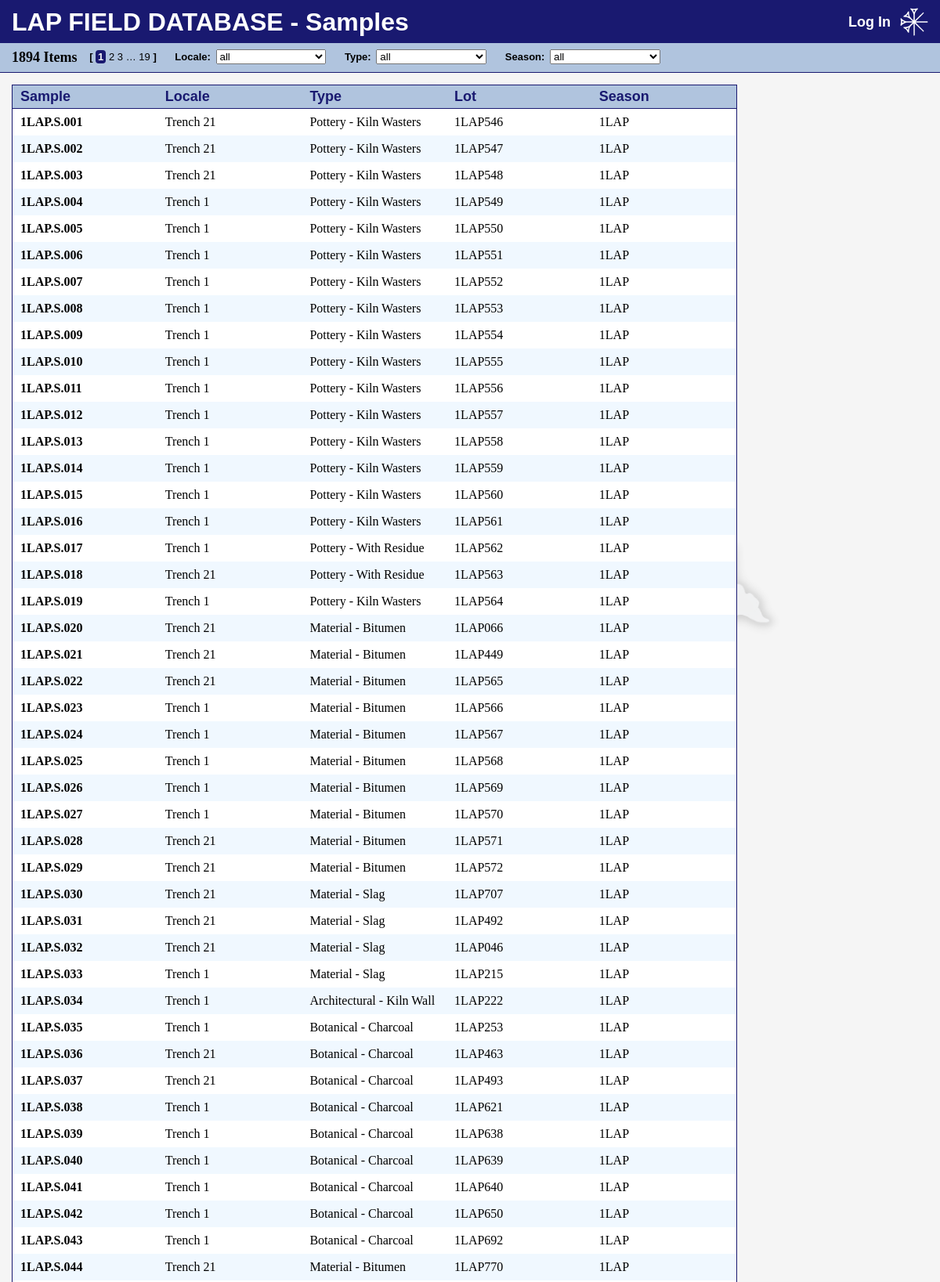
Screenshot of /samples/ (upper part) with the database file from the repository.
### samples/models.py (models this page shows, shortened)
class Sample(models.Model):
    number = models.CharField(
        max_length=13,
        default=get_next_sample_number,
        null=False,
    )
    excavationnumber = models.CharField(
        max_length=15,
        default=Season.objects.last().name,  # type: ignore
        null=False,
        verbose_name="Excavation Number",
    )
    lot = models.ForeignKey(
        Lot,
        on_delete=models.PROTECT,
        null=False,
    )
    excavationdate = models.DateField(
        null=True,
        blank=True,
        verbose_name="Excavation Date",
    )
    registrationdate = models.DateField(
        null=True,
        blank=True,
        default=timezone.now,
        verbose_name="Registration Date",
    )
    registrar = models.ForeignKey(
        CustomUser,
        on_delete=models.PROTECT,
        null=True,
        blank=True,
    )
    season = models.ForeignKey(
        Season,
        on_delete=models.PROTECT,
        default=Season.objects.last().pk,  # type: ignore
        null=False,
    )
    sampletype = models.ForeignKey(
        SampleType,
        on_delete=models.PROTECT,
        null=False,
        verbose_name="Sample Type",
    )
    box = models.CharField(
        max_length=50,
        null=True,
        blank=True,
    )
    intendedanalysis = models.CharField(
        max_length=50,
        null=True,
        blank=True,
        verbose_name="Intended Analysis",
    )
    notes = models.TextField(
        null=True,
        blank=True,
    )
    voided = models.BooleanField(
        null=False,
        default=False,
    )
    class Meta:
        db_table = "lap_samples"
        verbose_name_plural = "Samples"
        ordering = ["number"]
        constraints = [
            models.UniqueConstraint(
                Lower("number"),
                name="unique_sample_number",
                violation_error_message="This number already exists.",
            ),
        ]
    def __str__(self):
        return self.number

class SampleType(models.Model):
    name = models.CharField(
        max_length=50,
        null=False,
        unique=True,
        verbose_name="Type",
    )
    class Meta:
        db_table = "lap_sampletypes"
        verbose_name_plural = "Sample Types"
        ordering = ["name"]
    def __str__(self):
        return self.name

### lots/models.py (models this page shows, shortened)
class Lot(models.Model):
    number = models.CharField(
        max_length=9,
        default=Season.objects.last().name,  # type: ignore
        null=False,
        verbose_name="Lot Number",
    )
    season = models.ForeignKey(
        Season,
        on_delete=models.PROTECT,
        default=Season.objects.last().pk,  # type: ignore
        null=False,
        verbose_name="Season",
    )
    su = models.ForeignKey(
        SU,
        on_delete=models.PROTECT,
        null=False,
        verbose_name="SU",
    )
    dateassigned = models.DateField(
        null=False,
        default=timezone.now,
        verbose_name="Date Assigned",
    )
    contents = models.CharField(
        max_length=20,
        null=False,
        default="(general/pottery)",
        verbose_name="Contents",
    )
    notes = models.TextField(
        null=True,
        blank=True,
        verbose_name="Notes",
    )
    voided = models.BooleanField(
        null=False,
        default=False,
        verbose_name="Voided",
    )
    class Meta:
        db_table = "lap_lots"
        verbose_name_plural = "Lots"
        ordering = ["number"]
        constraints = [
            models.UniqueConstraint(
                Lower("number"),
                name="unique_lot_number",
                violation_error_message="This number already exists.",
            )
        ]
    def __str__(self):
        return self.number

### contexts/models.py (models this page shows, shortened)
class SU(models.Model):
    number = models.IntegerField(
        null=True,
        verbose_name="SU Number",
        validators=[MinValueValidator(0)],
    )
    locus = models.CharField(
        max_length=10,
        null=True,
        blank=True,
        verbose_name="1LAP/3LAP Locus",
    )
    locale = models.ForeignKey(
        Locale,
        on_delete=models.PROTECT,
        related_name="sus",
        null=False,
    )
    seasons = models.ManyToManyField(
        Season,
        default=Season.objects.last().pk,  # type: ignore
    )
    dateassigned = models.DateField(
        null=False,
        default=timezone.now,
        verbose_name="Date Assigned",
    )
    recordedby = models.ForeignKey(
        CustomUser,
        null=False,
        on_delete=models.PROTECT,
        verbose_name="Recorded By",
    )
    elevationtop = models.CharField(
        max_length=50,
        null=True,
        blank=True,
        verbose_name="Elevation (top)",
    )
    elevationbottom = models.CharField(
        max_length=50,
        null=True,
        blank=True,
        verbose_name="Elevation (bottom)",
    )
    color = models.CharField(
        max_length=50,
        null=True,
        blank=True,
    )
    composition = models.CharField(
        max_length=50,
        null=True,
        blank=True,
    )
    texture = models.CharField(
        max_length=50,
        null=True,
        blank=True,
    )
    inclusions = models.CharField(
        max_length=50,
        null=True,
        blank=True,
    )
    dimensions = models.CharField(
        max_length=50,
        null=True,
        blank=True,
    )
    sameas = models.CharField(
        max_length=50,
        null=True,
        blank=True,
        verbose_name="Same As",
    )
    coveredby = models.CharField(
        max_length=50,
        null=True,
        blank=True,
        verbose_name="Covered By",
    )
    covers = models.CharField(
        max_length=50,
        null=True,
        blank=True,
    )
    cutby = models.CharField(
        max_length=50,
        null=True,
        blank=True,
        verbose_name="Cut By",
    )
    abuts = models.CharField(
        max_length=50,
        null=True,
        blank=True,
    )
    cuts = models.CharField(
        max_length=50,
        null=True,
        blank=True,
    )
    filledby = models.CharField(
        max_length=50,
        null=True,
        blank=True,
        verbose_name="Filled By",
    )
    fills = models.CharField(
        max_length=50,
        null=True,
        blank=True,
    )
    prefix = models.ForeignKey(
        SUPrefix,
        on_delete=models.PROTECT,
        null=True,
        blank=True,
        related_name="SUs",
        verbose_name="Feature Type",
    )
    description = models.TextField(
        null=True,
        blank=True,
    )
    interpretation = models.TextField(
        null=True,
        blank=True,
    )
    notes = models.TextField(
        null=True,
        blank=True,
    )
    architecturalfeatures = models.CharField(
        max_length=100,
        null=True,
        blank=True,
        verbose_name="Architectural Features",
    )
    architecturaltechnique = models.CharField(
        max_length=100,
        null=True,
        blank=True,
        verbose_name="Architectural Technique",
    )
    photogrammetrynumbers = models.CharField(
        max_length=200,
        null=True,
        blank=True,
        verbose_name="Photogrammetry Numbers",
    )
    photos = models.CharField(
        max_length=200,
        null=True,
        blank=True,
    )
    voided = models.BooleanField(
        null=False,
        default=False,
    )
    tracing = models.FileField(
        upload_to="uploads/sus/tracings/",
        null=True,
        blank=True,
    )
    tracing_onscreen = AdvanceThumbnailField(
        source_field="tracing",  # type: ignore
        upload_to="uploads/sus/tracings/onscreen/",
        size=(310, 310),  # type: ignore
        null=True,
        blank=True,
    )
    tracing_pdf = AdvanceThumbnailField(
        source_field="tracing",  # type: ignore
        upload_to="uploads/sus/tracings/pdf/",
        size=(600, 600),  # type: ignore
        null=True,
        blank=True,
    )
    worldfile = models.FileField(
        storage=FileSystemStorage(location="/tmp/"),
        max_length=200,
        null=True,
        blank=True,
        verbose_name="World File",
    )
    worldfile_contents = models.TextField(
        null=True,
        blank=True,
    )
    class Meta:
        db_table = "lap_sus"
        verbose_name_plural = "SUs"
        ordering = [
            F("number").asc(nulls_first=True),
            "locus",
            "locale",
        ]
        constraints = [
            models.UniqueConstraint(
                "number",
                name="unique_su_number",
                violation_error_message="This number already exists.",
            ),
            models.UniqueConstraint(
                Lower("locus"),
                name="unique_su_locus",
                violation_error_message="This locus already exists.",
            ),
        ]

class Locale(models.Model):
    METHOD_CHOICES = [
        ("Excavation", "Excavation"),
        ("Scraping", "Scraping"),
        ("Survey", "Survey"),
        ("Surface Find", "Surface Find"),
    ]
    name = models.CharField(
        max_length=100,
        null=False,
    )
    area = models.ForeignKey(
        Area,
        on_delete=models.PROTECT,
        related_name="locales",
        null=False,
    )
    method = models.CharField(
        max_length=20,
        choices=METHOD_CHOICES,
        null=False,
    )
    notes = models.TextField(
        null=True,
        blank=True,
    )
    class Meta:
        db_table = "lap_locales"
        constraints = [
            models.UniqueConstraint(
                Lower("name"),
                name="unique_locale_name",
                violation_error_message="This name already exists.",
            ),
        ]
        ordering = [
            "name",
        ]
    def __str__(self):
        return self.name

### lapinfo/models.py (models this page shows, shortened)
class Season(models.Model):
    TIME_OF_YEAR_CHOICES = [
        ("Winter", "Winter"),
        ("Spring", "Spring"),
        ("Summer", "Summer"),
        ("Fall", "Fall"),
    ]
    name = models.CharField(
        max_length=5,
        null=False,
    )
    year = models.IntegerField(
        default=int(timezone.now().year),
        null=False,
        validators=[MinValueValidator(2019), MaxValueValidator(2030)],
    )  # type: ignore
    timeofyear = models.CharField(
        max_length=6,
        choices=TIME_OF_YEAR_CHOICES,
        null=False,
        verbose_name="Time of Year",
    )
    class Meta:
        db_table = "lap_seasons"
        verbose_name_plural = "Seasons"
        ordering = ["id"]
        constraints = [
            models.UniqueConstraint(
                Lower("name"),
                name="unique_season_name",
                violation_error_message="This name already exists.",
            )
        ]
    def __str__(self):
        return self.name

### samples/views/lists.py (the view)
# urls.py: path("samples/", lists.samples_list),
def samples_list(request):
    unfiltered_items = Sample.objects.all()
    params, paramstring = _build_params(request, ["locale", "type", "season"])
    filtered_items = unfiltered_items
    if locale := params["locale"]:
        filtered_items = [item for item in filtered_items if item.lot.su.locale_id == int(locale)]  # type: ignore
    if sampletype := params["type"]:
        filtered_items = [item for item in filtered_items if item.sampletype_id == int(sampletype)]  # type: ignore
    if season := params["season"]:
        filtered_items = [item for item in filtered_items if item.season_id == int(season)]  # type: ignore
    p = Paginator(filtered_items, ITEMSPERPAGE)
    if pagenum := request.GET.get("p"):
        pagenum = int(pagenum) if int(pagenum) <= p.num_pages else p.num_pages
    else:
        pagenum = 1
    context = {
        "view": "list",
        "title": "Samples",
        "newitemlink": "/sample/new/",
        "count": p.count,
        "pages": p.get_elided_page_range(pagenum, on_each_side=2, on_ends=1),  # type: ignore
        "all_items": p.page(pagenum),
        "params": paramstring,
        "form": SampleFilters(initial=params),
    }
    return render(
        request,
        "samples/samples_list.html",
        context,
    )

### samples/forms.py
class SampleFilters(forms.Form):
    locale = forms.ModelChoiceField(
        label="Locale",
        empty_label="all",
        queryset=Locale.objects.all()
        .extra(
            select={
                "sortorder": 'CASE WHEN "method" = "Survey" THEN "b-" || "name" WHEN "method" = "Surface Find" THEN "c-" || "name" WHEN substr("name", "LAPTT") THEN "a-" || "name" ELSE cast(substr("name", instr("name", " ") + 1, 3) as int) END'
            }
        )
        .order_by("sortorder"),
        widget=forms.Select(attrs={"onchange": "submitCleanURL(this.form)"}),
    )
    type = forms.ModelChoiceField(
        label="Type",
        empty_label="all",
        queryset=SampleType.objects.all(),
        widget=forms.Select(attrs={"onchange": "submitCleanURL(this.form)"}),
    )
    season = forms.ModelChoiceField(
        label="Season",
        empty_label="all",
        queryset=Season.objects.all(),
        widget=forms.Select(attrs={"onchange": "submitCleanURL(this.form)"}),
    )

### samples/views/lists.py (called while the page is built)
def _build_params(request, params):
    paramdict = {}
    for each_param in params:
        paramdict[each_param] = request.GET.get(each_param)
    paramlist = []
    for key, val in paramdict.items():
        if val:
            paramlist.append(f"{key}={val}")
    paramstring = ""
    if paramlist:
        paramstring = f"&{'&'.join(paramlist)}"
    return paramdict, paramstring

### samples/templates/samples/samples_list.html (shortened to what this page needs)
{% extends "base.html" %}
{% block filters %}
{{ form.as_p }}
{% endblock %}
{% block content %}
<dl>
    <dt style="grid-template-columns: repeat(5, 1fr);">
        <div>Sample</div>
        <div>Locale</div>
        <div>Type</div>
        <div>Lot</div>
        <div>Season</div>
    </dt>
    {% for item in all_items %}
    <dd {% if item.voided %}class="voided"{% endif %} style="grid-template-columns: repeat(5, 1fr);" onclick="localStorage.setItem('listview', window.location.href)">
        <div><a href="/sample/{{ item.id }}/">{{ item }}</a></div>
        <div><a href="/sample/{{ item.id }}/">{{ item.lot.su.locale }}</a></div>
        <div><a href="/sample/{{ item.id }}/">{{ item.sampletype }}</a></div>
        <div><a href="/sample/{{ item.id }}/">{{ item.lot }}</a></div>
        <div><a href="/sample/{{ item.id }}/">{{ item.season }}</a></div>
    </dd>
    {% endfor %}
</dl>
{% endblock %}

### static/base.css (style rules this page uses)
* { margin: 0; padding: 0; }
body { background-color: whitesmoke; font-family: 'Times New Roman', Times, serif; min-width: 1150px; margin-bottom: 15px; }
a { color: black; text-decoration: none; }

### static/lists.css (style rules this page uses)
dl { margin-top: 15px; margin-left: 15px; width: max-content; border-style: solid; border-width: 1px; border-color: midnightblue; background-color: white; z-index: 0; }
dt { display: grid; font-size: large; font-weight: bold; font-family: Helvetica, Arial, sans-serif; color: midnightblue; background-color: lightsteelblue; border-bottom-style: solid; border-width: 1px; border-color: midnightblue; column-rule: 1px solid; }
dd { display: grid; }
dd[onclick] { cursor: pointer; }
dt>div, dd>div { padding-left: 10px; padding-right: 15px; }
dt>div { padding-top: 4px; padding-bottom: 4px; }
dd>div { padding-top: 8px; padding-bottom: 8px; }
dd>div>a { display: inline-block; width: 100%; height: 100%; }
dd:nth-child(odd) { background-color: aliceblue; }
dd>div:first-child { font-weight: bold; }
#filters label { margin-left: 20px; font-weight: bold; }
#filters p { display: inline; }
#filters select { margin-left: 3px; width: 20ex; }

### rows the page displays
Sample: number "1LAP.S.001", lot.su.locale "Trench 21", sampletype "Pottery - Kiln Wasters", lot "1LAP546", season "1LAP"
Sample: number "1LAP.S.002", lot.su.locale "Trench 21", sampletype "Pottery - Kiln Wasters", lot "1LAP547", season "1LAP"
Sample: number "1LAP.S.003", lot.su.locale "Trench 21", sampletype "Pottery - Kiln Wasters", lot "1LAP548", season "1LAP"
Sample: number "1LAP.S.004", lot.su.locale "Trench 1", sampletype "Pottery - Kiln Wasters", lot "1LAP549", season "1LAP"
Sample: number "1LAP.S.005", lot.su.locale "Trench 1", sampletype "Pottery - Kiln Wasters", lot "1LAP550", season "1LAP"
Sample: number "1LAP.S.006", lot.su.locale "Trench 1", sampletype "Pottery - Kiln Wasters", lot "1LAP551", season "1LAP"
Sample: number "1LAP.S.007", lot.su.locale "Trench 1", sampletype "Pottery - Kiln Wasters", lot "1LAP552", season "1LAP"
Sample: number "1LAP.S.008", lot.su.locale "Trench 1", sampletype "Pottery - Kiln Wasters", lot "1LAP553", season "1LAP"
Sample: number "1LAP.S.009", lot.su.locale "Trench 1", sampletype "Pottery - Kiln Wasters", lot "1LAP554", season "1LAP"
Sample: number "1LAP.S.010", lot.su.locale "Trench 1", sampletype "Pottery - Kiln Wasters", lot "1LAP555", season "1LAP"
Sample: number "1LAP.S.011", lot.su.locale "Trench 1", sampletype "Pottery - Kiln Wasters", lot "1LAP556", season "1LAP"
Sample: number "1LAP.S.012", lot.su.locale "Trench 1", sampletype "Pottery - Kiln Wasters", lot "1LAP557", season "1LAP"
Sample: number "1LAP.S.013", lot.su.locale "Trench 1", sampletype "Pottery - Kiln Wasters", lot "1LAP558", season "1LAP"
Sample: number "1LAP.S.014", lot.su.locale "Trench 1", sampletype "Pottery - Kiln Wasters", lot "1LAP559", season "1LAP"
Sample: number "1LAP.S.015", lot.su.locale "Trench 1", sampletype "Pottery - Kiln Wasters", lot "1LAP560", season "1LAP"
Sample: number "1LAP.S.016", lot.su.locale "Trench 1", sampletype "Pottery - Kiln Wasters", lot "1LAP561", season "1LAP"
Sample: number "1LAP.S.017", lot.su.locale "Trench 1", sampletype "Pottery - With Residue", lot "1LAP562", season "1LAP"
Sample: number "1LAP.S.018", lot.su.locale "Trench 21", sampletype "Pottery - With Residue", lot "1LAP563", season "1LAP"
Sample: number "1LAP.S.019", lot.su.locale "Trench 1", sampletype "Pottery - Kiln Wasters", lot "1LAP564", season "1LAP"
Sample: number "1LAP.S.020", lot.su.locale "Trench 21", sampletype "Material - Bitumen", lot "1LAP066", season "1LAP"
Sample: number "1LAP.S.021", lot.su.locale "Trench 21", sampletype "Material - Bitumen", lot "1LAP449", season "1LAP"
Sample: number "1LAP.S.022", lot.su.locale "Trench 21", sampletype "Material - Bitumen", lot "1LAP565", season "1LAP"
Sample: number "1LAP.S.023", lot.su.locale "Trench 1", sampletype "Material - Bitumen", lot "1LAP566", season "1LAP"
Sample: number "1LAP.S.024", lot.su.locale "Trench 1", sampletype "Material - Bitumen", lot "1LAP567", season "1LAP"
Sample: number "1LAP.S.025", lot.su.locale "Trench 1", sampletype "Material - Bitumen", lot "1LAP568", season "1LAP"
Sample: number "1LAP.S.026", lot.su.locale "Trench 1", sampletype "Material - Bitumen", lot "1LAP569", season "1LAP"
Sample: number "1LAP.S.027", lot.su.locale "Trench 1", sampletype "Material - Bitumen", lot "1LAP570", season "1LAP"
Sample: number "1LAP.S.028", lot.su.locale "Trench 21", sampletype "Material - Bitumen", lot "1LAP571", season "1LAP"
Sample: number "1LAP.S.029", lot.su.locale "Trench 21", sampletype "Material - Bitumen", lot "1LAP572", season "1LAP"
Sample: number "1LAP.S.030", lot.su.locale "Trench 21", sampletype "Material - Slag", lot "1LAP707", season "1LAP"
Sample: number "1LAP.S.031", lot.su.locale "Trench 21", sampletype "Material - Slag", lot "1LAP492", season "1LAP"
Sample: number "1LAP.S.032", lot.su.locale "Trench 21", sampletype "Material - Slag", lot "1LAP046", season "1LAP"
Sample: number "1LAP.S.033", lot.su.locale "Trench 1", sampletype "Material - Slag", lot "1LAP215", season "1LAP"
Sample: number "1LAP.S.034", lot.su.locale "Trench 1", sampletype "Architectural - Kiln Wall", lot "1LAP222", season "1LAP"
Sample: number "1LAP.S.035", lot.su.locale "Trench 1", sampletype "Botanical - Charcoal", lot "1LAP253", season "1LAP"
Sample: number "1LAP.S.036", lot.su.locale "Trench 21", sampletype "Botanical - Charcoal", lot "1LAP463", season "1LAP"
Sample: number "1LAP.S.037", lot.su.locale "Trench 21", sampletype "Botanical - Charcoal", lot "1LAP493", season "1LAP"
Sample: number "1LAP.S.038", lot.su.locale "Trench 1", sampletype "Botanical - Charcoal", lot "1LAP621", season "1LAP"
Sample: number "1LAP.S.039", lot.su.locale "Trench 1", sampletype "Botanical - Charcoal", lot "1LAP638", season "1LAP"
Sample: number "1LAP.S.040", lot.su.locale "Trench 1", sampletype "Botanical - Charcoal", lot "1LAP639", season "1LAP"
Sample: number "1LAP.S.041", lot.su.locale "Trench 1", sampletype "Botanical - Charcoal", lot "1LAP640", season "1LAP"
Sample: number "1LAP.S.042", lot.su.locale "Trench 1", sampletype "Botanical - Charcoal", lot "1LAP650", season "1LAP"
Sample: number "1LAP.S.043", lot.su.locale "Trench 1", sampletype "Botanical - Charcoal", lot "1LAP692", season "1LAP"
Sample: number "1LAP.S.044", lot.su.locale "Trench 21", sampletype "Material - Bitumen", lot "1LAP770", season "1LAP"

### other values shown
{{ title }} "Samples"
{{ count }} "1894"
{{ pagenum }} "1"
{{ pagenum }} "2" "3" "19"
